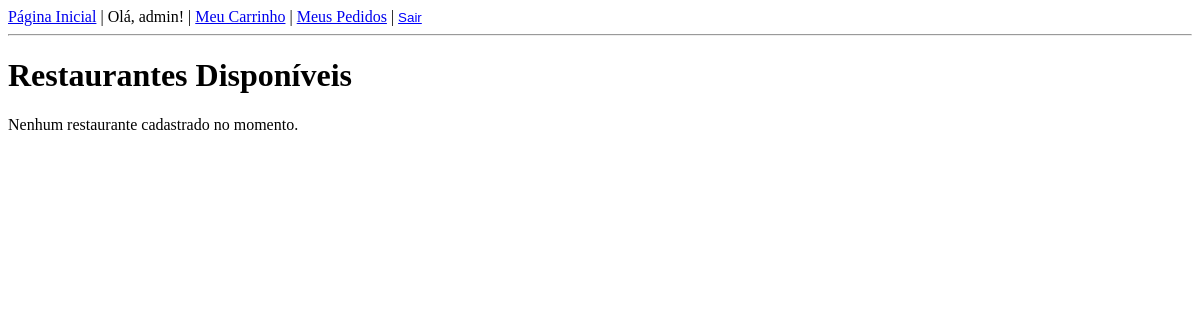
Page / (signed in) on the earlier database version.
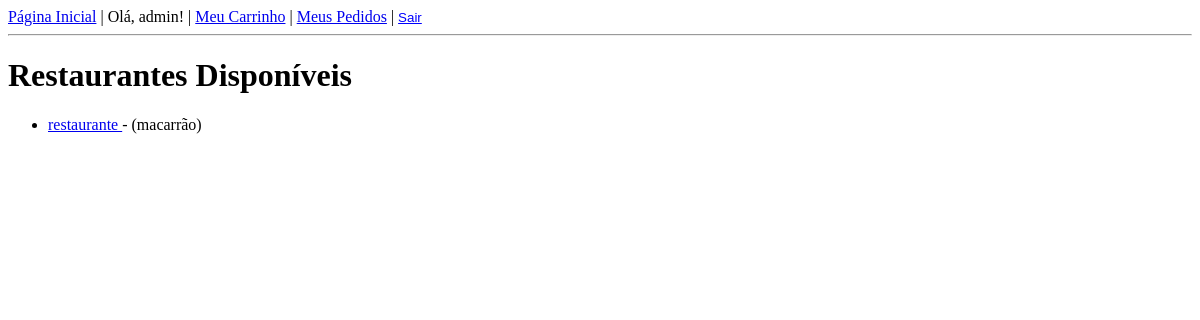
Same page on the later database version.
### core/models.py (models this page shows, shortened)
class Restaurante(models.Model):
    nome = models.CharField(max_length=100)
    endereco = models.TextField()
    horario_funcionamento = models.CharField(max_length=100, help_text="Ex: 08:00-22:00")
    tipo_cozinha = models.CharField(max_length=50)

### core/views.py (the view)
# urls.py: path('', views.RestauranteListView.as_view(), name='lista_restaurantes'),
class RestauranteListView(ListView):
    model = Restaurante
    template_name = "core/index.html"
    context_object_name = "restaurantes"

### core/templates/core/index.html
{% extends 'core/base.html' %}
{% block content %}
    <h1>Restaurantes Disponíveis</h1>
    {% if restaurantes %}
        <ul>
            {% for r in restaurantes %}
                <li>
                    <a href="{% url 'core:detalhe_restaurante' pk=r.id %}">
                        {{ r.nome }}
                    </a>
                    - ({{ r.tipo_cozinha }})
                </li>
            {% endfor %}
        </ul>
    {% else %}
        <p>Nenhum restaurante cadastrado no momento.</p>
    {% endif %}
{% endblock %}

Differences in the rows shown:
added Restaurante: nome "restaurante", tipo_cozinha "macarrão"
Other differences:
text no longer shown: "Nenhum restaurante cadastrado no momento."
